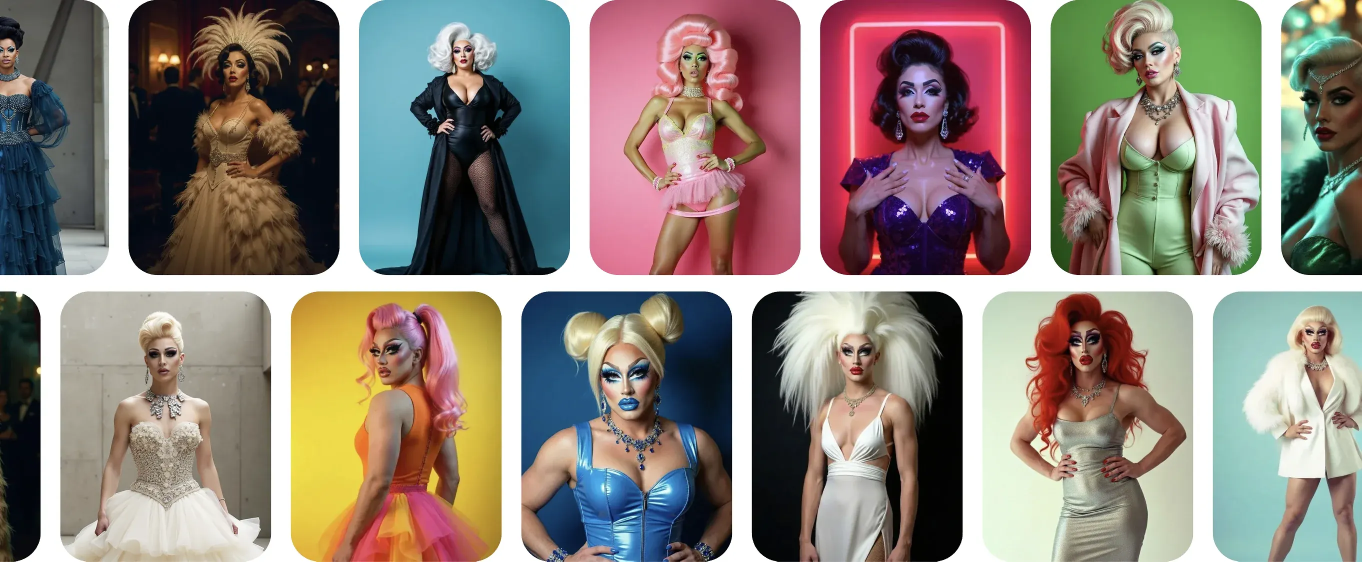
#> input picture assets/img/dragify-looks-2724.webp, 2724 x 1123 px, found by its file name (shown at 1/2 size)
$ python dragify-sheet.py
#> lines starting #> are read from the running program, lines starting #| are printed output that depends on the picture
#!/usr/bin/env python3
"""Cut a restrained contact sheet out of the Dragify looks collage.

`assets/img/dragify-looks-*.webp` is a 14-up grid on a white ground. Run
full-bleed it fought the site: white ground against a midnight page, fourteen
competing subjects, and a colour range (candy pink, mint, lemon) that read as a
second, unrelated palette.

This picks FIVE looks and emits them as individual 3:4 tiles, so the page can
frame them the same way it frames everything else instead of dropping in a
foreign strip. The five are chosen for deep, saturated, cinematic grounds —
champagne, teal, purple, blue, gold — which sit with the navy framing; the
pastel tiles are deliberately left out.

Tile geometry was measured off the 2724px master by thresholding the white
background, so the spans below are the real cut lines, not eyeballed ones.

Usage:  python3 dragify-sheet.py
"""
from pathlib import Path

from PIL import Image

SITE = Path(__file__).resolve().parent.parent
OUT = SITE / "assets" / "img"
SOURCE = OUT / "dragify-looks-2724.webp"

# (x, y0, y1) of each chosen tile in the 2724x1123 master. Tiles are 422 wide.
# Row 1 spans y 0-551, row 2 spans y 582-1123.
TILES = [
    ("champagne", 257, 0, 551),
    ("teal", 718, 0, 551),
    ("purple", 1640, 0, 551),
    ("blue", 1042, 582, 1123),
    ("gold", 1965, 582, 1123),
]
TILE_W = 422
# Rendered at ~200px in a five-up row, so 480 covers 2x displays.
WIDTHS = [240, 480]


def main():
    master = Image.open(SOURCE).convert("RGB")
#> master is the input picture: PIL image 2724x1123 RGB; mean R, G, B 142.4, 131.2, 122.8
    for index, (name, x, y0, y1) in enumerate(TILES, start=1):
        height = y1 - y0
        # Trim width rather than height to reach 3:4 — the tiles are already
        # shorter than 3:4, and cropping height would take the hair or the hem,
        # which is the whole point of the look.
        width = round(height * 3 / 4)
        left = x + (TILE_W - width) // 2
        tile = master.crop((left, y0, left + width, y1))
        for w in WIDTHS:
            resized = tile.resize((w, round(w * 4 / 3)), Image.LANCZOS)
            path = OUT / f"dragify-look-{index}-{w}.webp"
            resized.save(path, "WEBP", quality=80, method=6)
        print(f"  look-{index} ({name}): {len(WIDTHS)} variants")
#> this loop made 5 passes
#> pass 1, in main, `tile = master.crop((left, y0, left + width, y1))`:
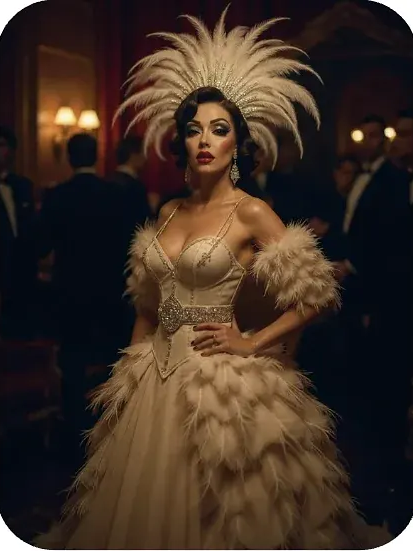
#> tile: PIL image 413x551 RGB; mean R, G, B 61.8, 46.6, 36.3
#> pass 1, in main, `resized.save(path, "WEBP", quality=80, method=6)`:
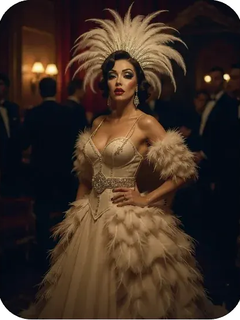
#> saved as dragify-look-1-240.webp: PIL image 240x320 RGB; mean R, G, B 61.8, 46.5, 36.3
#> pass 2, in main, `tile = master.crop((left, y0, left + width, y1))`:
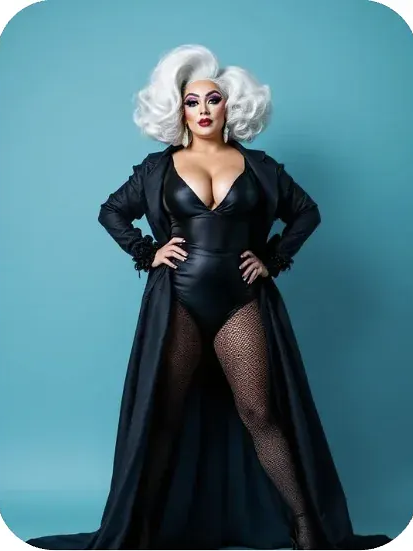
#> tile: PIL image 413x551 RGB; mean R, G, B 73.8, 115.4, 126.7
#> after the loop:
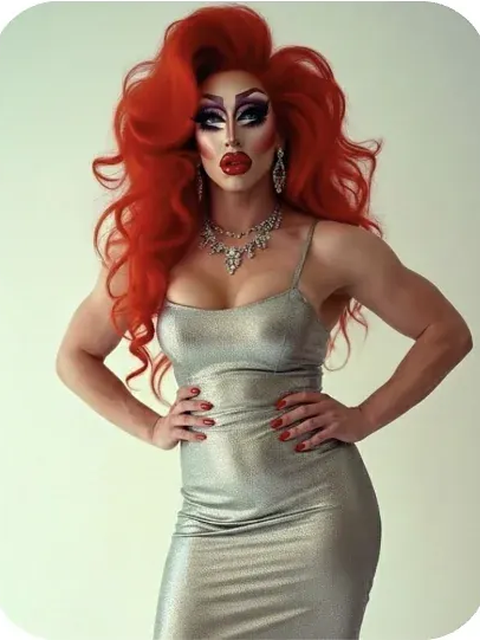
#> resized: PIL image 480x640 RGB; mean R, G, B 173.4, 159.5, 140.2


if __name__ == "__main__":
    main()
